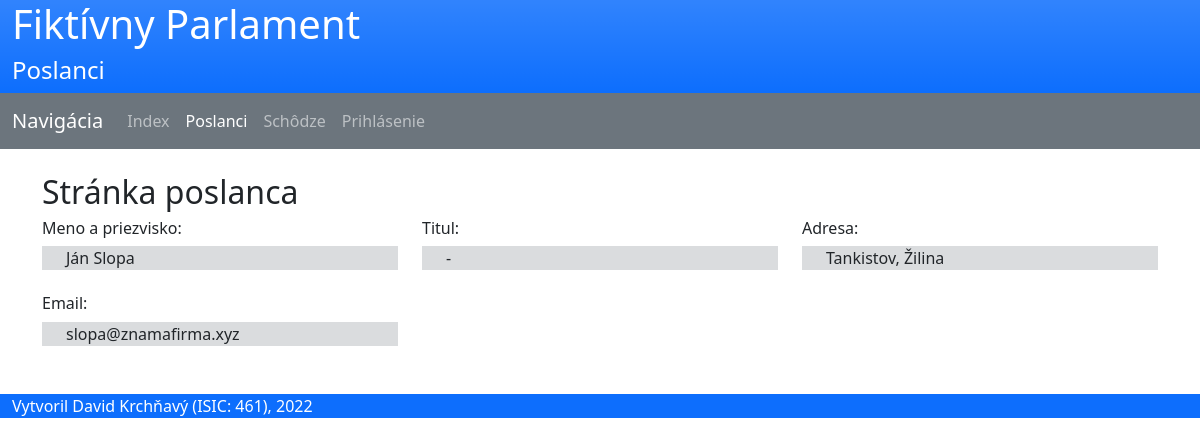
The app's page /poslanci.php?poslanec_id=6, older data.
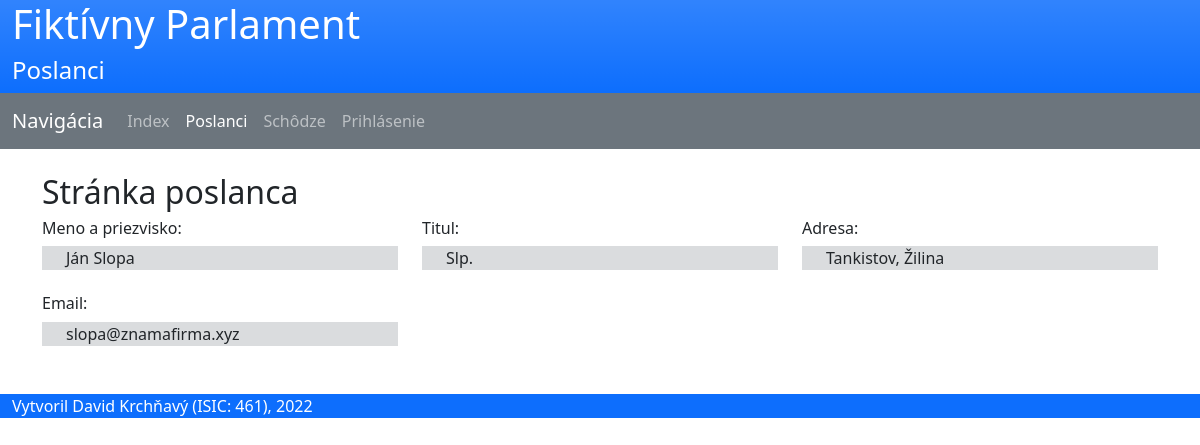
The same page, newer data.
### tables this page shows
CREATE TABLE `osobne_udaje` (
  `id` int(11) NOT NULL AUTO_INCREMENT,
  `id_previerka` int(11) DEFAULT NULL,
  `email` varchar(50) NOT NULL,
  `titul` varchar(20) NOT NULL DEFAULT '',
  `meno` varchar(30) NOT NULL,
  `priezvisko` varchar(30) NOT NULL,
  `adresa` varchar(100) NOT NULL,
  PRIMARY KEY (`id`),
  UNIQUE KEY `email` (`email`),
  KEY `id_previerka` (`id_previerka`),
  CONSTRAINT `osobne_udaje_ibfk_3` FOREIGN KEY (`id_previerka`) REFERENCES `bezp_previerka` (`id`) ON DELETE NO ACTION ON UPDATE NO ACTION
);

### classes.php (called while the page is built, shortened)
<?php
class OsobneUdaje
{
    public function __construct(private mysqli $mysqli, public int $id=0) {
        if ($id > 0) $this->select();
    }
    private function check_database(): bool {
        return !$this->mysqli->connect_errno;
    }
    public function select(): void {
        if ($this->check_database()) {
            $stmt = $this->mysqli->prepare('SELECT * FROM osobne_udaje WHERE osobne_udaje.id=?');
            $stmt->bind_param('i', $this->id);
            $stmt->execute();
            $result = $stmt->get_result();
            if ($result->num_rows > 0) {
                $row = $result->fetch_assoc();
                $this->email = $row['email'];
                $this->titul = $row['titul'];
                $this->meno = $row['meno'];
                $this->priezvisko = $row['priezvisko'];
                $this->adresa = $row['adresa'];
            } else throw new UserNotFoundException('User with the specified id does not exist!');
        }
        else throw new Exception("Unknown error");
    }
}
class Poslanec
{
    public function __construct(private mysqli $mysqli, public int $id=0) {
        if ($id > 0) $this->select();
        $type = $mysqli->query("SHOW COLUMNS FROM poslanec WHERE Field = 'specializacia'")->fetch_assoc()['Type'];
    }
    private function check_database(): bool {
        return !$this->mysqli->connect_errno;
    }
    public function select(): void {
        if ($this->check_database()) {
            $stmt = $this->mysqli->prepare("SELECT id_udaje, id_klub, specializacia FROM poslanec WHERE poslanec.id=?");
            $stmt->bind_param('i', $this->id);
            $stmt->execute();
            $result = $stmt->get_result();
            if ($result->num_rows > 0) {
                $row = $result->fetch_assoc();
                $this->id_udaje = $row['id_udaje'];
                $this->udaje = new OsobneUdaje($this->mysqli, $this->id_udaje);
            }
            else throw new UserNotFoundException('User with the specified id does not exist!');
        }
        else throw new Exception("Unknown error");
    }
}

### poslanci.php (the view, shortened to what this page needs)
<?php
include('classes.php');
include('functions.php');
head('Poslanci');
include('navbar.php');
include('database.php');
if (isset($_GET['poslanec_id'])) {
    try {
        $poslanec = new Poslanec($mysqli, $_GET['poslanec_id']);
        if ($poslanec->udaje->id_previerka != null) $bezp_prev = new BezpecnostnaPrevierka($mysqli, $poslanec->udaje->id_previerka); ?>
        <div class="container">
            <div class="row">
                <div class="col-md-12">
                    <h2>Stránka poslanca</h2>
                    <div class="row">
                        <div class="col-md-4">
                            <h6>Meno a priezvisko:</h6>
                            <div class="bg-secondary bg-opacity-25 container mb-4">
                                <?= $poslanec->udaje->meno . ' ' . $poslanec->udaje->priezvisko ?></div>
                            <h6>Email:</h6>
                            <div class="bg-secondary bg-opacity-25 container mb-4"><?= $poslanec->udaje->email ?></div>
                        </div>
                        <div class="col-md-4">
                            <h6>Titul:</h6>
                            <div class="bg-secondary bg-opacity-25 container mb-4"><?= $poslanec->udaje->titul ?: '-' ?></div>
                        </div>
                        <div class="col-md-4">
                            <h6>Adresa:</h6>
                            <div class="bg-secondary bg-opacity-25 container mb-4"><?= $poslanec->udaje->adresa ?></div>
                        </div>
                    </div>
                </div>
            </div>
        </div>
    <?php }
    catch (UserNotFoundException) {
        display_error('Zadaný poslanec sa nenašiel');
    }
}
include('footer.php'); ?>

### functions.php (shortened to what this page needs)
<?php
function head(string $title = 'Úvod'): void
{ ?>
    <!DOCTYPE html>
    <html lang="sk">
    <link href="https://cdn.jsdelivr.net/npm/bootstrap@5.1.3/dist/css/bootstrap.min.css" rel="stylesheet">
    <link rel="stylesheet" href="style.css">
<body>
<header class="container-fluid bg-primary bg-gradient text-white">
    <h1>Fiktívny Parlament</h1>
    <h4 class="mb-0 pb-2"><?= $title; ?></h4>
</header>
<?php }

### navbar.php (shortened to what this page needs)
<?php $page = substr($_SERVER["SCRIPT_NAME"], strrpos($_SERVER["SCRIPT_NAME"], "/") + 1); ?>
<nav class="navbar navbar-expand-md navbar-dark bg-secondary mb-4">
    <div class="container-fluid">
        <a class="navbar-brand" href="#">Navigácia</a>
        <div class="collapse navbar-collapse" id="navbarNav">
            <ul class="navbar-nav">
                <li class="nav-item">
                    <a class="nav-link <?php if ($page == "index.php") echo 'active' ?>"
                       aria-current="page" href="index.php">Index</a>
                </li>
                <li class="nav-item">
                    <a class="nav-link <?php if ($page == "poslanci.php") echo 'active' ?>" href="poslanci.php">Poslanci</a>
                </li>
                <li class="nav-item">
                    <a class="nav-link <?php if ($page == "schodze.php") echo 'active' ?>" href="#">Schôdze</a>
                </li>
                <li class="nav-item">
                    <a class="nav-link <?php if ($page == "konto.php") echo 'active' ?>" href="konto.php" tabindex="-1"
                       aria-disabled="true"><?php echo isset($_SESSION[SESSION_USER]) ? 'Konto' : 'Prihlásenie' ?></a>
                </li>
            </ul>
        </div>
    </div>
</nav>

### footer.php
<footer class="container-fluid bg-primary text-white mt-4">
<div>Vytvoril David Krchňavý (ISIC: 461), 2022</div>
</footer>
</body>
</html>

### style.css (style rules this page uses)
html { position: relative; min-height: 100%; }

Row changes from the older to the newer data that the page shows:
changed osobne_udaje "Ján": titul "-" → "Slp."
